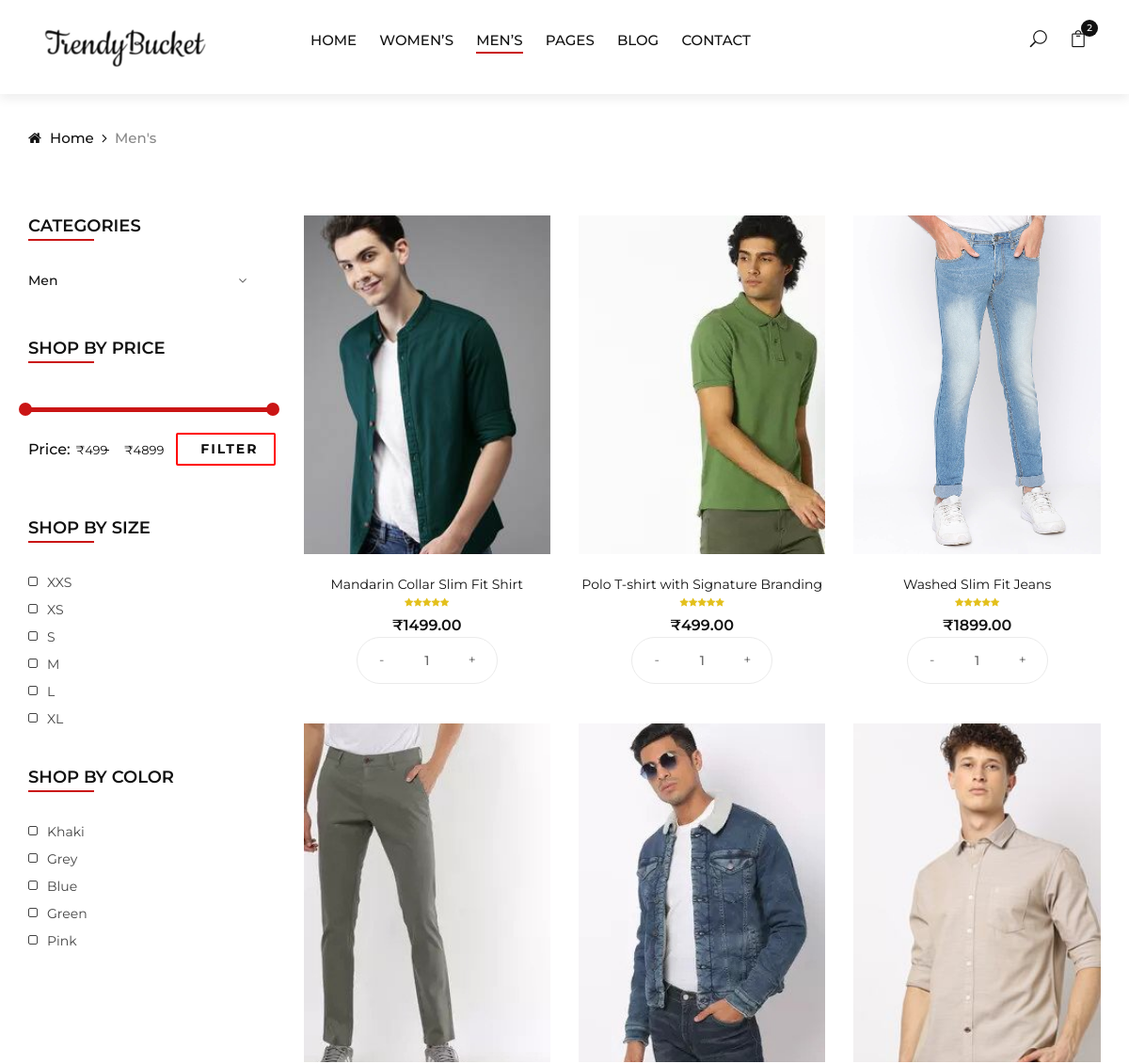
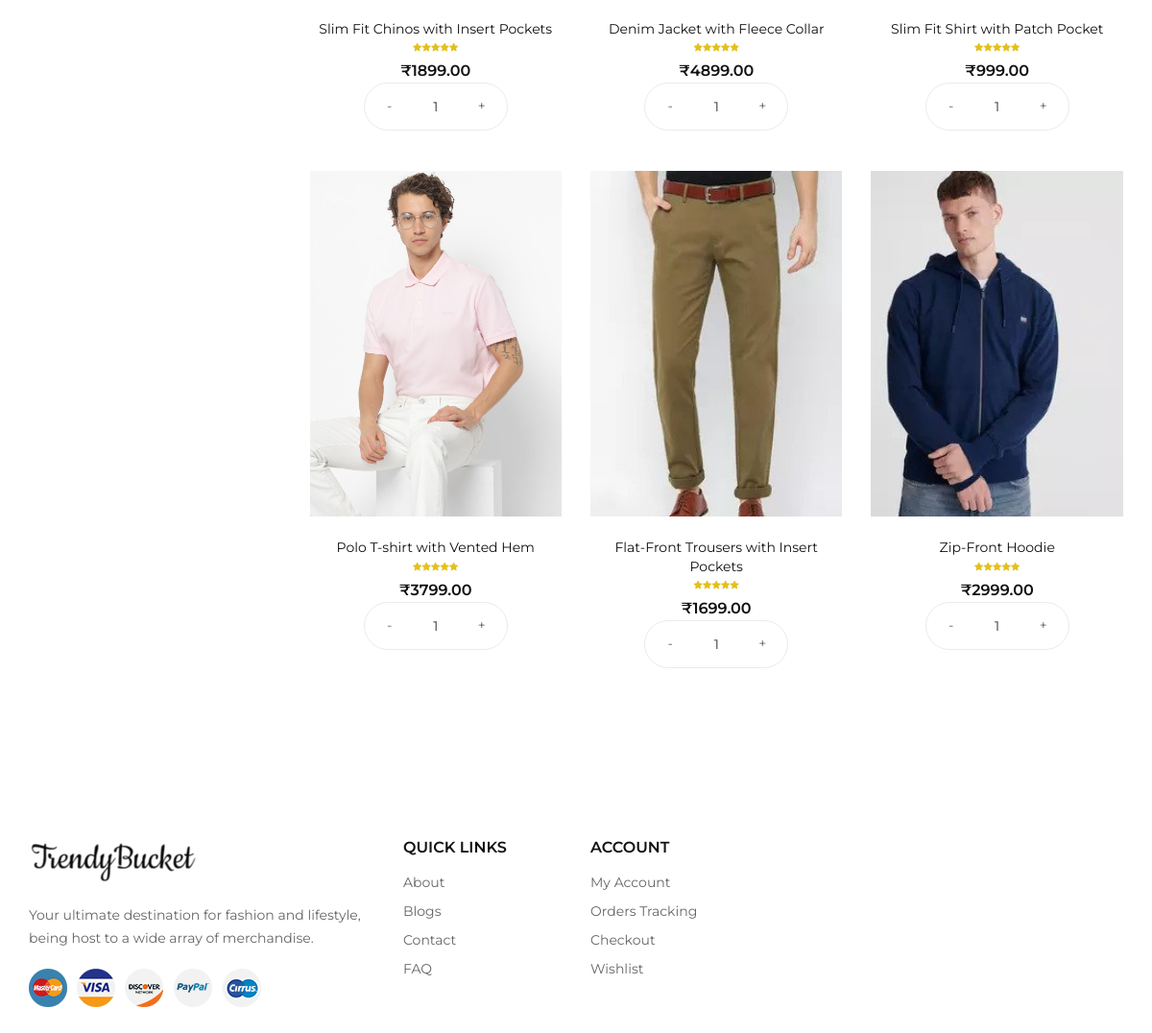
Page /men.php on the committed database (2 pictures, top to bottom).
### tables this page shows
CREATE TABLE `product` (
  `id` int(8) NOT NULL,
  `name` varchar(255) NOT NULL,
  `code` varchar(255) NOT NULL,
  `image` text NOT NULL,
  `price` double(10,2) NOT NULL,
  `quantity` int(11) NOT NULL,
  `ref` text NOT NULL,
  `tags` text NOT NULL,
  `gender` varchar(20) NOT NULL
);

### men.php (the view, shortened to what this page needs)
<!DOCTYPE html>
<html lang="zxx">
<head>
    <link rel="stylesheet" href="css/bootstrap.min.css" type="text/css">
    <link rel="stylesheet" href="css/font-awesome.min.css" type="text/css">
    <link rel="stylesheet" href="css/elegant-icons.css" type="text/css">
    <link rel="stylesheet" href="css/jquery-ui.min.css" type="text/css">
    <link rel="stylesheet" href="css/magnific-popup.css" type="text/css">
    <link rel="stylesheet" href="css/owl.carousel.min.css" type="text/css">
    <link rel="stylesheet" href="css/slicknav.min.css" type="text/css">
    <link rel="stylesheet" href="css/style.css" type="text/css">
</head>
<body>
    <header class="header">
        <div class="container-fluid">
            <div class="row">
                <div class="col-xl-3 col-lg-2">
                    <div class="header__logo">
                      <a href="./index.php"><img src="img/logo1.png" alt=""></a>
                    </div>
                </div>
                <div class="col-xl-6 col-lg-7">
                    <nav class="header__menu">
                        <ul>
                            <li><a href="./index.php">Home</a></li>
                            <li><a href="women.php">Women’s</a></li>
                            <li class="active"><a href="men.php">Men’s</a></li>
                            <li><a href="#">Pages</a>
                            </li>
                            <li><a href="./blog.html">Blog</a></li>
                            <li><a href="./contact.html">Contact</a></li>
                        </ul>
                    </nav>
                </div>
                <div class="col-lg-3">
                    <div class="header__right">
                        <ul class="header__right__widget">
                            <li><span class="icon_search search-switch"></span></li>
                            <li><a href="#"><span class="icon_bag_alt"></span>
                                <div class="tip">2</div>
                            </a></li>
                        </ul>
                    </div>
                </div>
            </div>
        </div>
    </header>
    <div class="breadcrumb-option">
        <div class="container">
            <div class="row">
                <div class="col-lg-12">
                    <div class="breadcrumb__links">
                        <a href="./index.php"><i class="fa fa-home"></i> Home</a>
                        <span>Men's</span>
                    </div>
                </div>
            </div>
        </div>
    </div>
    <section class="shop spad">
        <div class="container">
            <div class="row">
                <div class="col-lg-3 col-md-3">
                    <div class="shop__sidebar">
                        <div class="sidebar__categories">
                            <div class="section-title">
                                <h4>Categories</h4>
                            </div>
                            <div class="categories__accordion">
                                <div class="accordion" id="accordionExample">
                                    <div class="card">
                                        <div class="card-heading">
                                            <a data-toggle="collapse" data-target="#collapseTwo">Men</a>
                                        </div>
                                    </div>
                                </div>
                            </div></div>
                        <div class="sidebar__filter">
                            <div class="section-title">
                                <h4>Shop by price</h4>
                            </div>
                            <div class="filter-range-wrap">
                                <div class="price-range ui-slider ui-corner-all ui-slider-horizontal ui-widget ui-widget-content"
                                data-min="499" data-max="4899"></div>
                                <div class="range-slider">
                                    <div class="price-input">
                                        <p>Price:</p>
                                        <input type="text" id="minamount">
                                        <input type="text" id="maxamount">
                                    </div>
                                </div>
                            </div>
                            <a href="#">Filter</a>
                        </div>
                        <div class="sidebar__sizes">
                            <div class="section-title">
                                <h4>Shop by size</h4>
                            </div>
                            <div class="size__list">
                                <label for="xxs">
                                    xxs
                                    <span class="checkmark"></span>
                                </label>
                                <label for="xs">
                                    xs
                                    <span class="checkmark"></span>
                                </label>
                                <label for="s">
                                    s
                                    <span class="checkmark"></span>
                                </label>
                                <label for="m">
                                    m
                                    <span class="checkmark"></span>
                                </label>
                                <label for="l">
                                    l
                                    <span class="checkmark"></span>
                                </label>
                                <label for="xl">
                                    xl
                                    <span class="checkmark"></span>
                                </label>
                            </div>
                        </div>
                        <div class="sidebar__color">
                            <div class="section-title">
                                <h4>Shop by color</h4>
                            </div>
                            <div class="size__list color__list">
                                <label for="khakis">
                                    Khaki
                                    <span class="checkmark"></span>
                                </label>
                                <label for="greys">
                                    Grey
                                    <span class="checkmark"></span>
                                </label>
                                <label for="blues">
                                    Blue
                                    <span class="checkmark"></span>
                                </label>
                                <label for="greens">
                                    Green
                                    <span class="checkmark"></span>
                                </label>
                                <label for="pink">
                                    Pink
                                    <span class="checkmark"></span>
                                </label>
                            </div>
                        </div>
                    </div>
                </div>
                <div class="col-lg-9 col-md-9">
                    <div class="row">
<?php
    $conn=mysqli_connect('localhost','root','','trendybucket') or die(mysqli_error());
    $sql = "SELECT * FROM product where gender= 'M' ORDER BY id ASC";
    $product_array = mysqli_query($conn, $sql);
                while($row = mysqli_fetch_assoc($product_array)) {
                    ?>
                        <div class="col-lg-4 col-md-6">
                            <div class="product__item">
                                <div class="product__item__pic set-bg" data-setbg="<?php echo $row["image"]; ?>">
                                    <form method="POST" action="shop-cart.php?action=add&code=<?php echo $row["code"]; ?>">
                                    <ul class="product__hover" style="margin-left: 0%;">
                                    </ul>
                                </div>
                                <div class="product__item__text">
                                    <h6><a href="#"><?php echo $row["name"]; ?></a></h6>
                                    <div class="rating">
                                        <i class="fa fa-star"></i>
                                        <i class="fa fa-star"></i>
                                        <i class="fa fa-star"></i>
                                        <i class="fa fa-star"></i>
                                        <i class="fa fa-star"></i>
                                    </div>
                                    <div class="product__price">₹<?php echo $row["price"]; ?></div>
                                    <div class="pro-qty">
                                        <input type="text" name="<?php echo $row["code"]; ?>_quantity" value="1">
                                    </div>
                                </div>
                            </div>
                        </div>
                    <?php }  ?>
                            </div>
                        </div>
                    </div>
                </div>
    </section>
    <footer class="footer">
        <div class="container">
            <div class="row">
                <div class="col-lg-4 col-md-6 col-sm-7">
                    <div class="footer__about">
                        <div class="footer__logo">
                        <a href="./index.php"><img src="img/logo1.png" alt=""></a>
                        </div>
                        <p>Your ultimate destination for fashion and lifestyle, being host to a wide array of merchandise.</p>
                        <div class="footer__payment">
                            <a href="#"><img src="img/payment/payment-1.png" alt=""></a>
                            <a href="#"><img src="img/payment/payment-2.png" alt=""></a>
                            <a href="#"><img src="img/payment/payment-3.png" alt=""></a>
                            <a href="#"><img src="img/payment/payment-4.png" alt=""></a>
                            <a href="#"><img src="img/payment/payment-5.png" alt=""></a>
                        </div>
                    </div>
                </div>
                <div class="col-lg-2 col-md-3 col-sm-5">
                    <div class="footer__widget">
                        <h6>Quick links</h6>
                        <ul>
                            <li><a href="#">About</a></li>
                            <li><a href="#">Blogs</a></li>
                            <li><a href="#">Contact</a></li>
                            <li><a href="#">FAQ</a></li>
                        </ul>
                    </div>
                </div>
                <div class="col-lg-2 col-md-3 col-sm-4">
                    <div class="footer__widget">
                        <h6>Account</h6>
                        <ul>
                            <li><a href="#">My Account</a></li>
                            <li><a href="#">Orders Tracking</a></li>
                            <li><a href="#">Checkout</a></li>
                            <li><a href="#">Wishlist</a></li>
                        </ul>
                    </div>
                </div>
            </div>
        </div>
    </footer>
</body>
</html>

### rows in the picture
product: shows a picture, name "Mandarin Collar Slim Fit Shirt", price "1499.00"
product: shows a picture, name "Polo T-shirt with Signature Branding", price "499.00"
product: shows a picture, name "Washed Slim Fit Jeans", price "1899.00"
product: shows a picture, name "Slim Fit Chinos with Insert Pockets", price "1899.00"
product: shows a picture, name "Denim Jacket with Fleece Collar", price "4899.00"
product: shows a picture, name "Slim Fit Shirt with Patch Pocket", price "999.00"
product: shows a picture, name "Polo T-shirt with Vented Hem", price "3799.00"
product: shows a picture, name "Flat-Front Trousers with Insert Pockets", price "1699.00"
product: shows a picture, name "Zip-Front Hoodie", price "2999.00"
